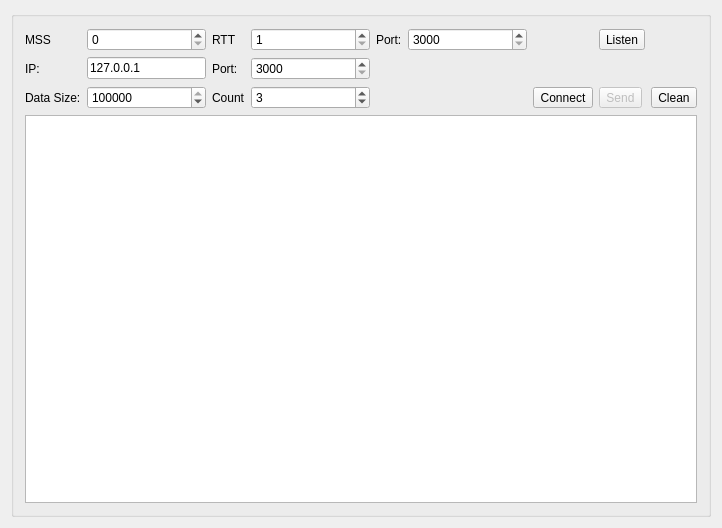
<?xml version="1.0" encoding="UTF-8"?>
<ui version="4.0">
 <class>RUDPClass</class>
 <widget class="QWidget" name="RUDPClass">
  <property name="geometry">
   <rect>
    <x>0</x>
    <y>0</y>
    <width>722</width>
    <height>528</height>
   </rect>
  </property>
  <property name="windowTitle">
   <string>RUDP</string>
  </property>
  <layout class="QGridLayout" name="gridLayout">
   <item row="0" column="0">
    <widget class="QGroupBox" name="groupBox">
     <property name="title">
      <string/>
     </property>
     <layout class="QGridLayout" name="gridLayout_2">
      <item row="0" column="0">
       <widget class="QLabel" name="label_3">
        <property name="text">
         <string>MSS</string>
        </property>
       </widget>
      </item>
      <item row="0" column="2">
       <widget class="QLabel" name="label_4">
        <property name="text">
         <string>RTT</string>
        </property>
       </widget>
      </item>
      <item row="0" column="7">
       <widget class="QToolButton" name="toolButtonListen">
        <property name="text">
         <string>Listen</string>
        </property>
       </widget>
      </item>
      <item row="1" column="0">
       <widget class="QLabel" name="label">
        <property name="text">
         <string>IP:</string>
        </property>
       </widget>
      </item>
      <item row="1" column="1">
       <widget class="QLineEdit" name="lineEditIP">
        <property name="text">
         <string>127.0.0.1</string>
        </property>
       </widget>
      </item>
      <item row="1" column="2">
       <widget class="QLabel" name="label_2">
        <property name="text">
         <string>Port:</string>
        </property>
       </widget>
      </item>
      <item row="1" column="3">
       <widget class="QSpinBox" name="spinBoxRemotePort">
        <property name="minimum">
         <number>3000</number>
        </property>
        <property name="maximum">
         <number>65535</number>
        </property>
        <property name="value">
         <number>3000</number>
        </property>
       </widget>
      </item>
      <item row="3" column="0" colspan="9">
       <widget class="QTextBrowser" name="textBrowser"/>
      </item>
      <item row="2" column="0">
       <widget class="QLabel" name="label_5">
        <property name="text">
         <string>Data Size:</string>
        </property>
       </widget>
      </item>
      <item row="2" column="2">
       <widget class="QLabel" name="labelCount">
        <property name="text">
         <string>Count</string>
        </property>
       </widget>
      </item>
      <item row="2" column="3">
       <widget class="QSpinBox" name="spinBoxSendCount">
        <property name="maximum">
         <number>10000</number>
        </property>
        <property name="value">
         <number>3</number>
        </property>
       </widget>
      </item>
      <item row="2" column="7">
       <widget class="QToolButton" name="toolButtonSend">
        <property name="enabled">
         <bool>false</bool>
        </property>
        <property name="text">
         <string>Send</string>
        </property>
       </widget>
      </item>
      <item row="2" column="1">
       <widget class="QSpinBox" name="spinBoxDataSize">
        <property name="maximum">
         <number>10240000</number>
        </property>
        <property name="value">
         <number>1024000</number>
        </property>
       </widget>
      </item>
      <item row="0" column="1">
       <widget class="QSpinBox" name="spinBoxMSS">
        <property name="sizePolicy">
         <sizepolicy hsizetype="Expanding" vsizetype="Fixed">
          <horstretch>0</horstretch>
          <verstretch>0</verstretch>
         </sizepolicy>
        </property>
        <property name="minimum">
         <number>0</number>
        </property>
        <property name="maximum">
         <number>2000</number>
        </property>
       </widget>
      </item>
      <item row="0" column="3">
       <widget class="QSpinBox" name="spinBox">
        <property name="sizePolicy">
         <sizepolicy hsizetype="Expanding" vsizetype="Fixed">
          <horstretch>0</horstretch>
          <verstretch>0</verstretch>
         </sizepolicy>
        </property>
        <property name="minimum">
         <number>1</number>
        </property>
        <property name="maximum">
         <number>2000</number>
        </property>
       </widget>
      </item>
      <item row="0" column="4">
       <widget class="QLabel" name="label_6">
        <property name="text">
         <string>Port:</string>
        </property>
       </widget>
      </item>
      <item row="0" column="5">
       <widget class="QSpinBox" name="spinBoxLocalPort">
        <property name="sizePolicy">
         <sizepolicy hsizetype="Expanding" vsizetype="Fixed">
          <horstretch>0</horstretch>
          <verstretch>0</verstretch>
         </sizepolicy>
        </property>
        <property name="minimum">
         <number>3000</number>
        </property>
        <property name="maximum">
         <number>65535</number>
        </property>
       </widget>
      </item>
      <item row="2" column="6">
       <widget class="QToolButton" name="toolButtonConnect">
        <property name="text">
         <string>Connect</string>
        </property>
       </widget>
      </item>
      <item row="2" column="8">
       <widget class="QToolButton" name="toolButtonClean">
        <property name="text">
         <string>Clean</string>
        </property>
       </widget>
      </item>
     </layout>
    </widget>
   </item>
  </layout>
 </widget>
 <layoutdefault spacing="6" margin="11"/>
 <resources/>
 <connections/>
</ui>
